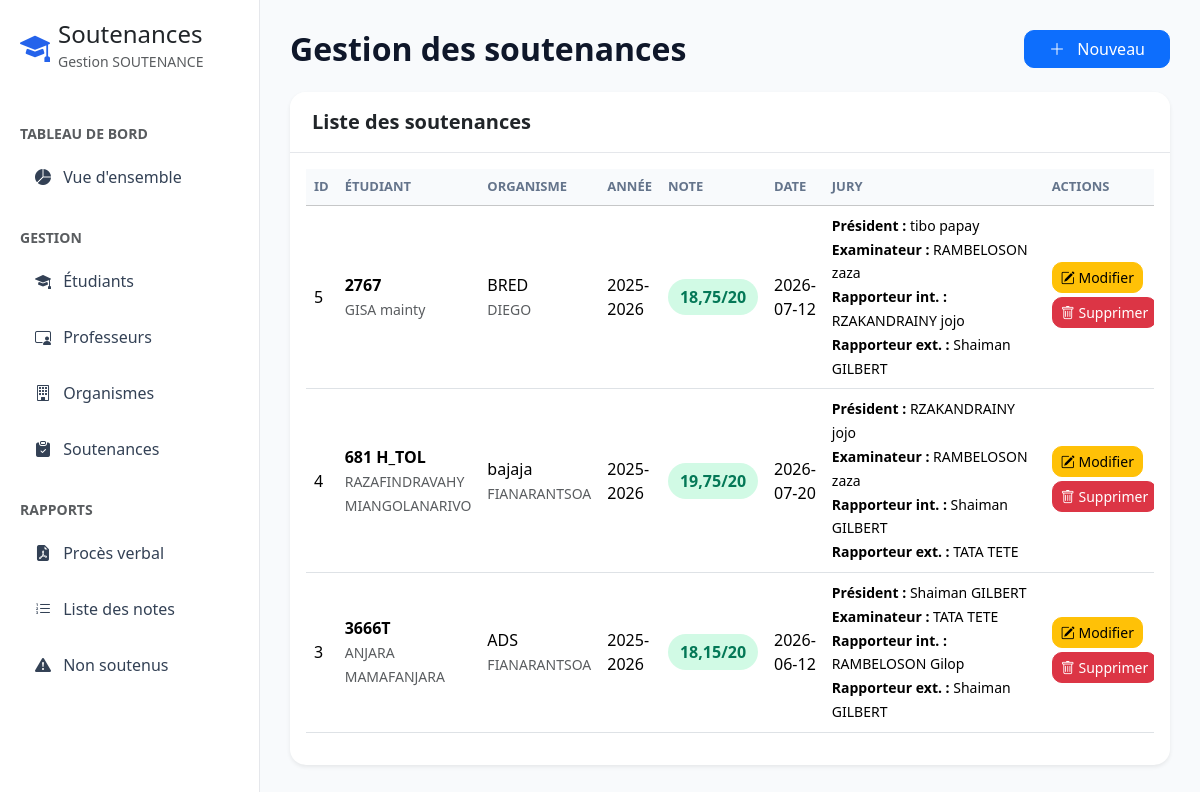
/pages/soutenances.php, run on the app's committed database.
### tables this page shows
CREATE TABLE `soutenir` (
  `id` int(11) NOT NULL,
  `matricule` varchar(20) NOT NULL,
  `idorg` int(11) NOT NULL,
  `annee_univ` varchar(20) NOT NULL,
  `note` decimal(4,2) NOT NULL,
  `president` varchar(255) NOT NULL,
  `examinateur` varchar(255) NOT NULL,
  `rapporteur_int` varchar(255) NOT NULL,
  `rapporteur_ext` varchar(255) NOT NULL,
  `date_soutenance` date NOT NULL
);

CREATE TABLE `etudiant` (
  `matricule` varchar(20) NOT NULL,
  `nom` varchar(100) NOT NULL,
  `prenoms` varchar(150) NOT NULL,
  `niveau` varchar(10) NOT NULL,
  `parcours` varchar(50) NOT NULL,
  `adr_email` varchar(150) DEFAULT NULL
);

CREATE TABLE `organisme` (
  `idorg` int(11) NOT NULL,
  `design` varchar(255) NOT NULL,
  `lieu` varchar(255) NOT NULL
);

### pages/soutenances.php (the view, shortened to what this page needs)
<?php
$erreur = null;
$transaction_active = false;
$soutenances_list = [];
function h($valeur): string
{
    return htmlspecialchars(
        (string) $valeur,
        ENT_QUOTES,
        'UTF-8'
    );
}
try {
    require_once __DIR__ . '/../includes/config.php';
    $conn->set_charset('utf8mb4');
    $resultat_soutenances = $conn->query(
        'SELECT
            s.*,
            e.nom AS nom_etudiant,
            e.prenoms AS prenoms_etudiant,
            o.design AS organisme,
            o.lieu AS lieu_organisme
         FROM soutenir AS s
         LEFT JOIN etudiant AS e
            ON s.matricule = e.matricule
         LEFT JOIN organisme AS o
            ON s.idorg = o.idorg
         ORDER BY s.id DESC'
    );
    while (
        $soutenance = $resultat_soutenances->fetch_assoc()
    ) {
        $soutenances_list[] = $soutenance;
    }
} catch (Throwable $exception) {
    if (
        $transaction_active &&
        isset($conn) &&
        $conn instanceof mysqli
    ) {
        $conn->rollback();
    }
    $erreur = $exception->getMessage();
}
require_once __DIR__ . '/../includes/header.php';
require_once __DIR__ . '/../includes/sidebar.php';
?>
<main class="content">
    <div class="d-flex flex-wrap justify-content-between align-items-center gap-3 mb-4">
        <h2 class="page-title mb-0">
            Gestion des soutenances
        </h2>
        <button
            type="button"
            class="btn btn-primary px-4"
            data-bs-toggle="modal"
            data-bs-target="#ajoutModal"
            <?= $erreur !== null ? 'disabled' : ''; ?>
        >
            <i class="bi bi-plus-lg me-2"></i>
            Nouveau
        </button>
    </div>
    <div class="card shadow-sm">
        <div class="card-header">
            <h5>Liste des soutenances</h5>
        </div>
        <div class="card-body">
            <div class="table-responsive">
                <table class="table table-hover align-middle">
                    <thead class="table-light">
                        <tr>
                            <th>ID</th>
                            <th>Étudiant</th>
                            <th>Organisme</th>
                            <th>Année</th>
                            <th>Note</th>
                            <th>Date</th>
                            <th>Jury</th>
                            <th>Actions</th>
                        </tr>
                    </thead>
                    <tbody>
                        <?php if (count($soutenances_list) === 0): ?>
                            <tr>
                                <td colspan="8" class="table-empty">
                                    <i class="bi bi-inbox fs-3 d-block mb-2"></i>
                                    Aucune soutenance enregistrée.
                                </td>
                            </tr>
                        <?php else: ?>
                            <?php foreach ($soutenances_list as $s): ?>
                                <?php
                                $id_soutenance = (int) ($s['id'] ?? 0);
                                $nom_etudiant = trim(
                                    ($s['nom_etudiant'] ?? '') .
                                    ' ' .
                                    ($s['prenoms_etudiant'] ?? '')
                                );
                                $note_affichee = is_numeric(
                                    $s['note'] ?? null
                                )
                                    ? number_format(
                                        (float) $s['note'],
                                        2,
                                        ',',
                                        ''
                                    )
                                    : '0,00';
                                ?>
                                <tr>
                                    <td>
                                        <?= $id_soutenance; ?>
                                    </td>
                                    <td>
                                        <strong>
                                            <?= h($s['matricule'] ?? ''); ?>
                                        </strong>
                                        <br>
                                        <small class="text-muted">
                                            <?= h($nom_etudiant); ?>
                                        </small>
                                    </td>
                                    <td>
                                        <?= h(
                                            $s['organisme'] ??
                                            'Non défini'
                                        ); ?>
                                        <?php if (!empty($s['lieu_organisme'])): ?>
                                            <br>
                                            <small class="text-muted">
                                                <?= h($s['lieu_organisme']); ?>
                                            </small>
                                        <?php endif; ?>
                                    </td>
                                    <td>
                                        <?= h($s['annee_univ'] ?? ''); ?>
                                    </td>
                                    <td>
                                        <span class="note-badge">
                                            <?= h($note_affichee); ?>/20
                                        </span>
                                    </td>
                                    <td>
                                        <?= h($s['date_soutenance'] ?? ''); ?>
                                    </td>
                                    <td class="jury-details">
                                        <strong>Président :</strong>
                                        <?= h($s['president'] ?? ''); ?>
                                        <br>
                                        <strong>Examinateur :</strong>
                                        <?= h($s['examinateur'] ?? ''); ?>
                                        <br>
                                        <strong>Rapporteur int. :</strong>
                                        <?= h($s['rapporteur_int'] ?? ''); ?>
                                        <br>
                                        <strong>Rapporteur ext. :</strong>
                                        <?= h($s['rapporteur_ext'] ?? ''); ?>
                                    </td>
                                    <td class="action-buttons">
                                        <button
                                            type="button"
                                            class="btn btn-warning btn-sm mb-1"
                                            data-bs-toggle="modal"
                                            data-bs-target="#modif<?= $id_soutenance; ?>"
                                        >
                                            <i class="bi bi-pencil-square"></i>
                                            Modifier
                                        </button>
                                        <form
                                            method="POST"
                                            class="d-inline"
                                            onsubmit="return confirm('Supprimer cette soutenance ?');"
                                        >
                                            <button
                                                type="submit"
                                                name="supprimer"
                                                class="btn btn-danger btn-sm mb-1"
                                            >
                                                <i class="bi bi-trash"></i>
                                                Supprimer
                                            </button>
                                        </form>
                                    </td>
                                </tr>
                            <?php endforeach; ?>
                        <?php endif; ?>
                    </tbody>
                </table>
            </div>
        </div>
    </div>
</main>
</body>
</html>

### includes/header.php (style rules this page uses)
* { margin:0; padding:0; box-sizing:border-box; }
html, body { width:100%; min-height:100%; overflow-x:hidden; overflow-y:auto; background:#f5f7fb; font-family:Segoe UI,Tahoma,Geneva,Verdana,sans-serif; }
.content { margin-left:260px; min-height:100vh; padding:30px; }
.card { border:none; border-radius:16px; box-shadow:0 6px 18px rgba(0,0,0,.08); }
.table th { background:#f8fafc; color:#475569; text-transform:uppercase; font-size:13px; }
.btn { border-radius:10px; }

### pages/soutenances.php (style rules this page uses)
.content { background: #f8fafc; min-height: 100vh; padding: 30px; }
.page-title { color: #0f172a; font-weight: 700; }
.card { border: none; border-radius: 16px; overflow: hidden; }
.card-header { background: white; padding: 18px 22px; border-bottom: 1px solid #e5e7eb; }
.card-header h5 { margin: 0; font-weight: 700; }
.btn { border-radius: 10px; }
.table th { color: #64748b; font-size: 13px; text-transform: uppercase; white-space: nowrap; }
.jury-details { min-width: 220px; font-size: 14px; line-height: 1.7; }
.action-buttons { min-width: 180px; }
.note-badge { display: inline-block; padding: 6px 12px; border-radius: 20px; background: #d1fae5; color: #047857; font-weight: 700; white-space: nowrap; }

### data on the page
soutenir: id "5", matricule "2767", matricule.prenoms "GISA mainty", idorg.design "BRED", idorg.lieu "DIEGO", annee_univ "2025-2026", note "18,75", date_soutenance "2026-07-12", president "tibo papay", examinateur "RAMBELOSON zaza", rapporteur_int "RZAKANDRAINY jojo", rapporteur_ext "Shaiman GILBERT"
soutenir: id "4", matricule "681 H_TOL", matricule.prenoms "RAZAFINDRAVAHY MIANGOLANARIVO", idorg.design "bajaja", idorg.lieu "FIANARANTSOA", annee_univ "2025-2026", note "19,75", date_soutenance "2026-07-20", president "RZAKANDRAINY jojo", examinateur "RAMBELOSON zaza", rapporteur_int "Shaiman GILBERT", rapporteur_ext "TATA TETE"
soutenir: id "3", matricule "3666T", matricule.prenoms "ANJARA MAMAFANJARA", idorg.design "ADS", idorg.lieu "FIANARANTSOA", annee_univ "2025-2026", note "18,15", date_soutenance "2026-06-12", president "Shaiman GILBERT", examinateur "TATA TETE", rapporteur_int "RAMBELOSON Gilop", rapporteur_ext "Shaiman GILBERT"
